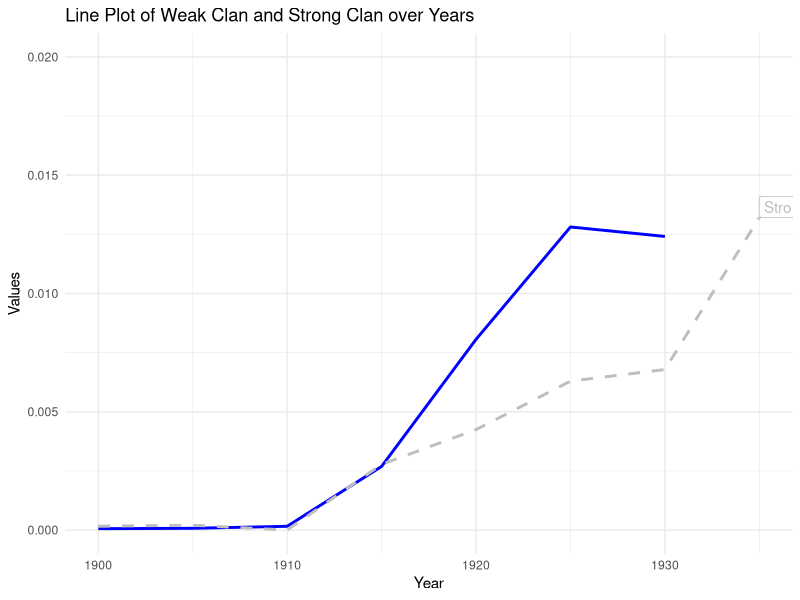
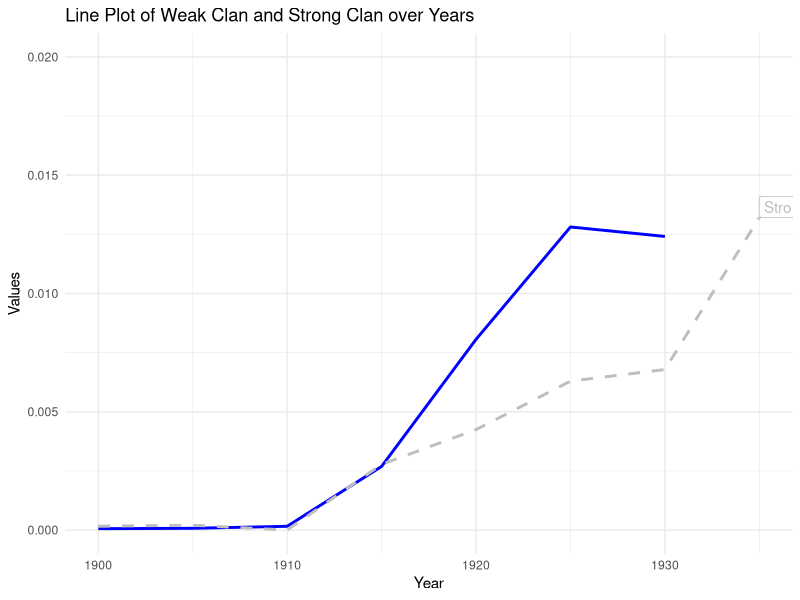

These figures' R source, in order:
#### Preamble ####
# Purpose: make the graph 1 base on the figure 2.csv
# Author: Lin Dai
# Date: 10 February 2024
# Contact: dailin200007302gmail.com

#### Work space set up ####

install.packages("ggplot2")
library(ggplot2)
setwd("/cloud/project/outputs/graphs")

#### define the x-axis and y-axis ####

df <- data.frame(
  year = c(1900, 1905, 1910, 1915, 1920, 1925, 1930, 1935),
  weak_clan = c(0.000059, 0.0000751, 0.0001603, 0.0026916, 0.0080621, 0.0128102, 0.0124098, 0.0247112),
  strong_clan = c(0.0001648, 0.000206, 0, 0.0027787, 0.004246, 0.0062964, 0.0067854, 0.0132093)
)

#### sketch the graph use ggplot 2 ####

ggplot(df, aes(x = year)) +
  geom_line(aes(y = weak_clan), color = "blue", linetype = "solid", size = 1) +
  geom_line(aes(y = strong_clan), color = "gray", linetype = "dashed", size = 1) +
  geom_label(aes(x = max(df$year), y = max(c(tail(df$weak_clan, 1), tail(df$strong_clan, 1)))),
             label = "Weak Clan", color = "blue", hjust = 0, vjust = 1) +
  geom_label(aes(x = max(df$year), y = min(c(tail(df$weak_clan, 1), tail(df$strong_clan, 1)))),
             label = "Strong Clan", color = "gray", hjust = 0, vjust = 0) +
  labs(title = "Line Plot of Weak Clan and Strong Clan over Years",
       x = "Year",
       y = "Values") +
  scale_y_continuous(limits = c(0, 0.02)) +
  theme_minimal()

#### Save the image ####

ggsave("figure2b.png")
